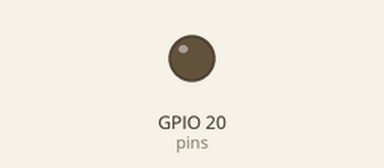
The program below on a simulated Raspberry Pi (BCM pin numbers). On the bench: output pins drawn as LEDs (lit = HIGH).

Above: at 0.05 s.
At 0.5 s:
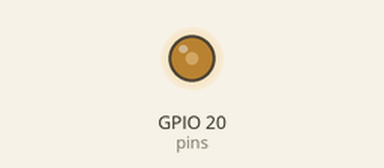
At 1.0 s:
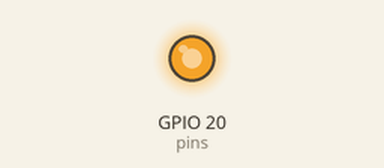
At 2.0 s:
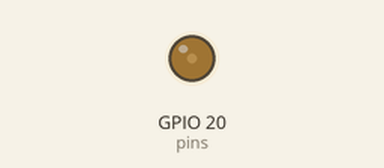
Timing chart, 0 to 5.1 s (numbered marks = the images above):
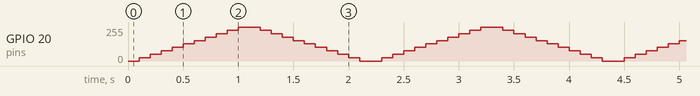

The program:

_____PWM__.py
```python
import RPi.GPIO as gpio
import time
gpio.setwarnings(False)
gpio.setmode(gpio.BCM)
pins = [20]
gpio.setup(pins[0],gpio.OUT)
# 引脚VCC接3.3V
p = gpio.PWM(pins[0],2000)
# 频率范围2kHz~5KHz
p.start(0)

try:
    while True:
        for i in range(0,101,10):
            p.ChangeDutyCycle(i)
            time.sleep(0.1)
        for i in range(100,-1,-10):
            p.ChangeDutyCycle(i)
            time.sleep(0.1)
finally:
    p.stop()
    gpio.cleanup()
```
